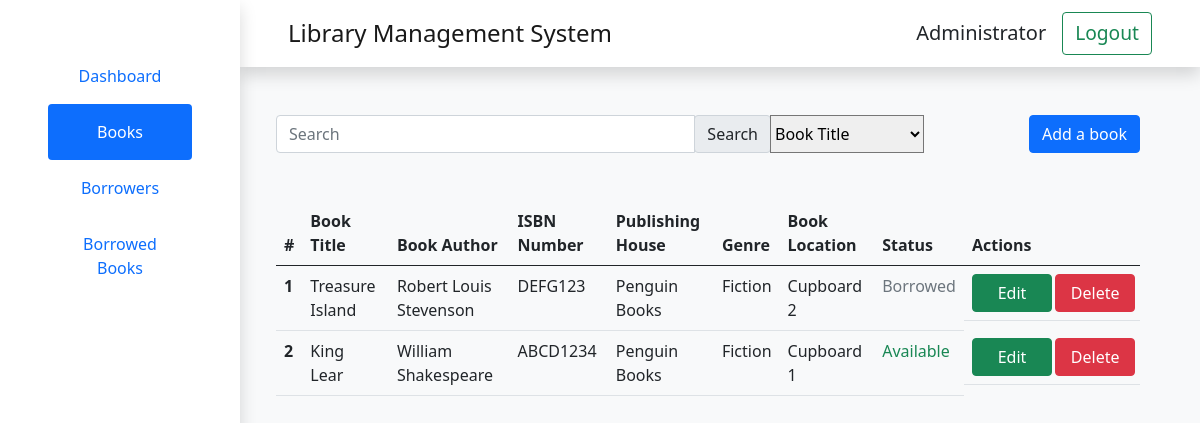
Page /lib_man/librarian/books (signed in) on the earlier database version.
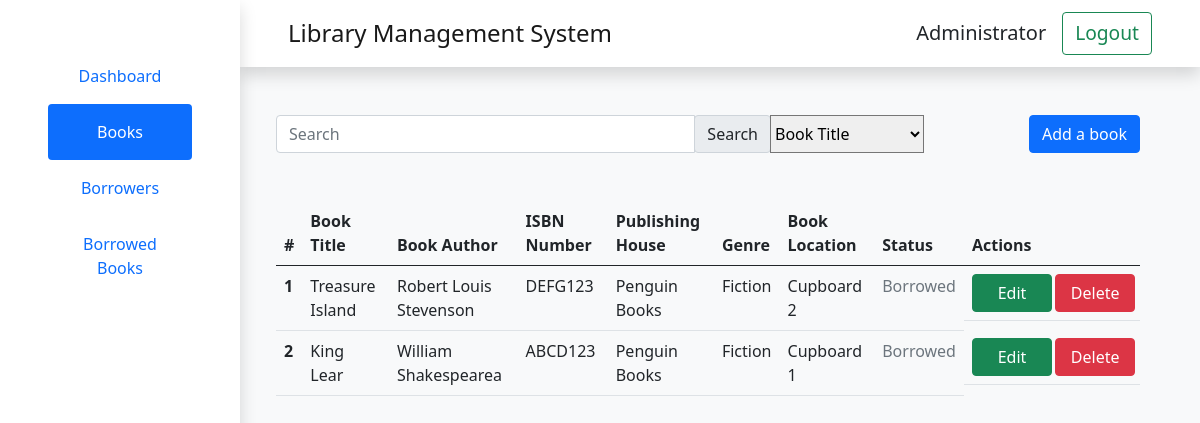
Same page on the later database version.
### lib_man/models.py (models this page shows, shortened)
class Book(models.Model):
    title = models.CharField(max_length=50)
    author = models.CharField(max_length=50)
    isbn = models.CharField(max_length=13)
    publisher = models.CharField(max_length=50)
    genre = models.CharField(max_length=50)
    book_location = models.CharField(max_length=50)
    status_borrowed = models.BooleanField(default=False)

### lib_man/views.py (the view, shortened to what this page needs)
# urls.py: path('librarian/books', views.books, name="books"),
@login_required(login_url='login')
def books(request):
    context = {}
    if not request.GET:
        context = {
            'books': Book.objects.all(),
            'edit_book_form': EditBookForm(),
            'add_book_form': AddBookForm(),
            'delete_book_form': DeleteBookForm(),
            'search_books_form': SearchBooksForm()
        }
    return render(request, 'lib_man/portalPages/books.html', context)

### lib_man/templates/lib_man/portalPages/books.html (shortened to what this page needs)
{% extends 'lib_man/components/portal.html' %}
{% block portal %}
<form action='{% url "search_books" %}' method="POST">
    <div class="d-inline-flex w-100 mb-5 pe-10 justify-content-between">
            <div class="input-group w-75 ">
                    {{ search_books_form.keyword }}
                    <div class="input-group-append">
                        <input type="submit" class="input-group-text" id="basic-addon2" value="Search">
                    </div>
                    {{ search_books_form.search_by }}
            </div>
        <button type="button" class="btn btn-primary" data-bs-toggle="modal" data-bs-target="#addBook">Add a book</button>
    </div>
</form>
<table class="table">
    <thead>
        <tr>
            <th scope="col">#</th>
            <th scope="col">Book Title</th>
            <th scope="col">Book Author</th>
            <th scope="col">ISBN Number</th>
            <th scope="col">Publishing House</th>
            <th scope="col">Genre</th>
            <th scope="col">Book Location</th>
            <th scope="col">Status</th>
            <th scope="col">Actions</th>
        </tr>
    </thead>
    <tbody>
        {% for book in books %}
        <tr>
            <th>{{ forloop.counter }}</th>
            <td id="title{{ forloop.counter }}">{{ book.title }}</td>
            <td id="author{{ forloop.counter }}">{{ book.author }}</td>
            <td id="isbnNo{{ forloop.counter }}">{{ book.isbn }}</td>
            <td id="pubHouse{{ forloop.counter }}">{{ book.publisher }}</td>
            <td id="genre{{ forloop.counter }}">{{ book.genre }}</td>
            <td id="bookLocation{{ forloop.counter }}">{{ book.book_location }}</td>
            <td id="statusBorrowed{{ forloop.counter }}">
                {% if book.status_borrowed == True %}
                <span class="text-secondary">
                    Borrowed
                </span>
                {% else %}
                <span class="text-success">
                    Available
                </span>
                {% endif %}
            </td>
            {% autoescape on %}
            <td style=" display: grid; grid-template-columns: repeat(2, 50%); grid-gap: 2%;">
                <button type="button" class="btn btn-success" data-bs-toggle="modal"
                    data-bs-target="#editBook"
                    onclick="editBookHandler('{{ forloop.counter }}', '{{ book.pk }}')">Edit</button>
                <button type="button" class="btn btn-danger"data-bs-toggle="modal"
                    data-bs-target="#deleteBook"
                    onclick="deleteBookHandler('{{ forloop.counter }}', '{{ book.pk }}')">Delete</button>
            </td>
            {% endautoescape %}
        </tr>
        {% empty %}
        <tr>
            <td colspan='6' style="display: flex; justify-content: center; align-items: center;">
                No Results Found
            </td>
        </tr>
        {% endfor %}
    </tbody>
</table>
{% endblock %}

### lib_man/templates/lib_man/components/portal.html (shortened to what this page needs)
{% extends 'lib_man/components/headerAndFooter.html' %}
{% block headerAndFooter %}
<div class="d-flex w-100">
  <div class="nav flex flex-column nav-pills p-5 align-middle shadow bg-white" id="v-pills-tab" role="tablist" aria-orientation="vertical" style="width: 20vw;height: 100vh;position: relative;z-index: 2;">
    <button class="mainNavMenuButtons nav-link py-3" data-bs-toggle="pill" type="button" role="tab" aria-selected="true" data-target="dashboard" onclick="location.href='/lib_man/librarian/dashboard'">Dashboard</button>
    <button class="mainNavMenuButtons nav-link py-3" data-bs-toggle="pill" type="button" role="tab" aria-selected="true" data-target="books" onclick="location.href='/lib_man/librarian/books'">Books</button>
    <button class="mainNavMenuButtons nav-link py-3" data-bs-toggle="pill" type="button" role="tab" aria-selected="true" data-target="borrowers" onclick="location.href='/lib_man/librarian/borrowers'">Borrowers</button>
    <button class="mainNavMenuButtons nav-link py-3" data-bs-toggle="pill" type="button" role="tab" aria-selected="true" data-target="borrowed_books" onclick="location.href='/lib_man/librarian/borrowed_books'">Borrowed Books</button>
  </div>
  <div class="col" style="width: 80vw;">
    <div class="row gx-0" style="width: 100%;">
      <nav class="navbar shadow navbar-light bg-white" >
        <div class="container-fluid px-5">
          <a class="navbar-brand fs-4">Library Management System</a>
          <span class="d-flex" style="align-items: center;">
            <span class="fs-5 me-3">Administrator</span>
            <form action="{% url 'librarian_logout' %}" method="GET">
              <button class="btn btn-outline-success my-1" type="submit">Logout</button>
            </form>
          </span>
        </div>
      </nav>
    </div>
    <div class="row py-5" style="width: inherit;">
      <div class="tab-content w-100 px-5" id="v-pills-tabContent">
        {% block portal %}
        {% endblock %}
      </div>
    </div>
  </div>
</div>
{% endblock %}

### lib_man/templates/lib_man/components/headerAndFooter.html (shortened to what this page needs)
{% load static %}
<!DOCTYPE html>
<html lang="en">
<head>
    <link rel="stylesheet" defer href="{% static 'lib_man/bootstrap-5.0.1-dist/css/bootstrap.min.css' %}">
    <link rel="stylesheet" href="{% static 'lib_man/css/style.css' %}">
</head>
<body class="bg-light container-fluid p-0" style="width: 100vw; height: 100vh; max-width: 100vw; max-height: 100vh;">
{% block headerAndFooter %}
{% endblock %}
</body>
</html>

### lib_man/static/lib_man/css/style.css (style rules this page uses)
button { min-width: 80px; }
button[type=submit] { font-size: 1.2em; margin-top: 2vh; }

Differences in the rows shown:
changed Book "King Lear": author "William Shakespeare" → "William Shakespearea"; isbn "ABCD1234" → "ABCD123"; status_borrowed "Available" → "Borrowed"
